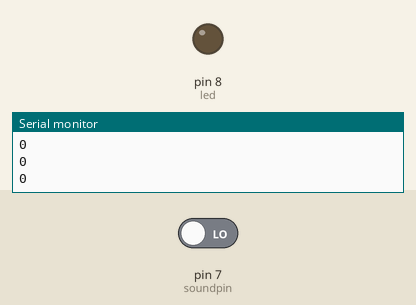
Recording of a sketch running on a simulated Arduino Uno, built with avr-gcc and run on an emulated ATmega328P. On the bench: output pins drawn as LEDs (lit = HIGH), the last lines printed to the serial monitor. The inputs (shaded band) are chosen by the test bench; at power-on: pin 7 (soundpin) LOW.

Above: at 2.8 s.
2.9 s: pin 7 (soundpin) driven HIGH
At 4.8 s:
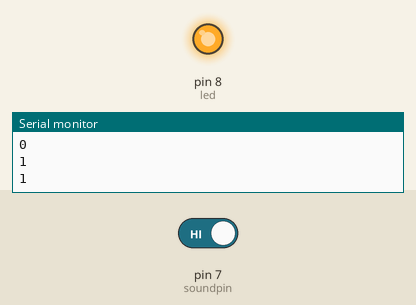
Timing chart, 0 to 6.5 s (numbered marks = the images above; inputs shaded):
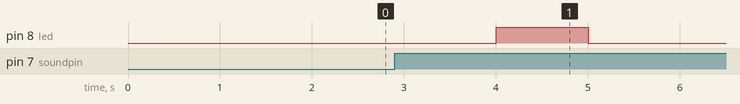

The sketch:

sound_sensor_led.ino
```cpp
int led=8;
boolean ledstatus=false;
int soundpin=7;

void setup() {
 pinMode(led,OUTPUT);
 pinMode(soundpin,INPUT);
 Serial.begin(9600);
}

void loop() {
  int soundstatus= digitalRead(soundpin);
  Serial.println(soundstatus);
  delay(1000);
  if( soundstatus == 1){
      if(ledstatus==false){
        ledstatus=true;
        digitalWrite(led,HIGH);
      }
    else if(ledstatus==true){
      ledstatus==false;
      digitalWrite(led,LOW);
    }

  }

}
```

Measured:
- after the input at 2.9 s, pin 8 (led): LOW → HIGH after 1.1 s, → LOW 1.0 s later
